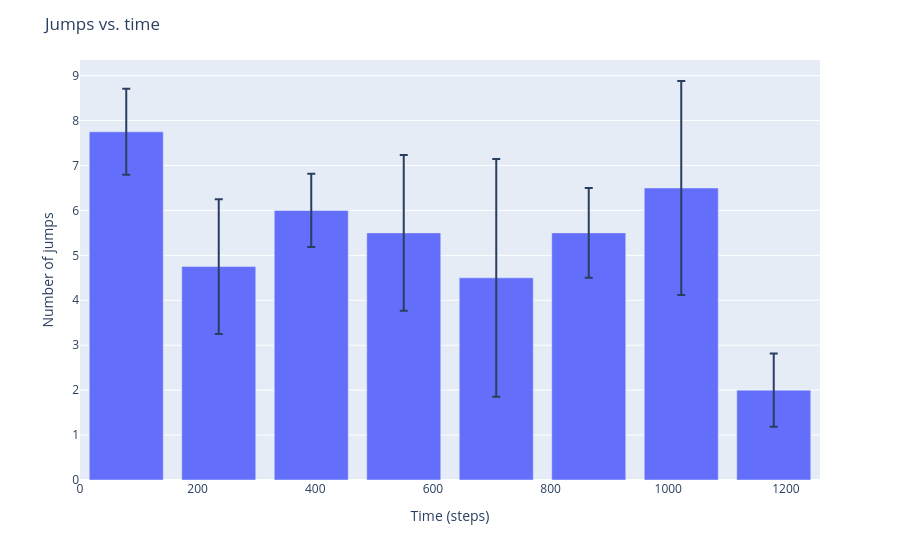

Source (notebook cell):
### Code cell
jumps.plot_jumps_vs_time(n_parts=4)

### Figure 1 — Plotly figure (JSON) as saved in the notebook; plotly's stock layout.template omitted (floating-point values rounded to 4 significant figures)
{"data": [{"error_y": {"array": [0.9574, 1.5, 0.8165, 1.732, 2.646, 1.0, 2.38, 0.8165]}, "hovertemplate": "time=%{x}<br>count=%{y}<extra></extra>", "legendgroup": "", "marker": {"color": "#636efa", "pattern": {"shape": ""}}, "name": "", "orientation": "v", "showlegend": false, "textposition": "auto", "type": "bar", "x": [78.62, 235.9, 393.1, 550.4, 707.6, 864.9, 1022.0, 1179.0], "xaxis": "x", "y": [7.75, 4.75, 6.0, 5.5, 4.5, 5.5, 6.5, 2.0], "yaxis": "y"}], "layout": {"bargap": 0.2, "barmode": "relative", "legend": {"tracegroupgap": 0}, "margin": {"t": 60}, "title": {"text": "Jumps vs. time"}, "xaxis": {"anchor": "y", "domain": [0.0, 1.0], "title": {"text": "Time (steps)"}}, "yaxis": {"anchor": "x", "domain": [0.0, 1.0], "title": {"text": "Number of jumps"}}}}
